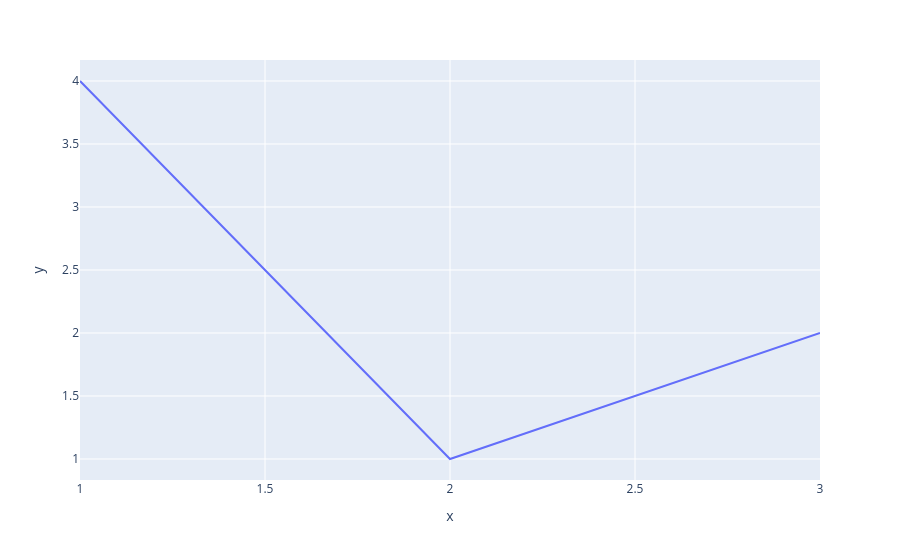

The code cell stored with this chart in its notebook:
### Code cell
import plotly.express as px

fig = px.line(x=[1, 2, 3], y=[4, 1, 2])
fig.show()

### Figure 1 — Plotly figure (JSON) as saved in the notebook; plotly's stock layout.template omitted (floating-point values rounded to 4 significant figures)
{"data": [{"hovertemplate": "x=%{x}<br>y=%{y}<extra></extra>", "legendgroup": "", "line": {"color": "#636efa", "dash": "solid"}, "marker": {"symbol": "circle"}, "mode": "lines", "name": "", "orientation": "v", "showlegend": false, "type": "scatter", "x": [1, 2, 3], "xaxis": "x", "y": [4, 1, 2], "yaxis": "y"}], "layout": {"legend": {"tracegroupgap": 0}, "margin": {"t": 60}, "xaxis": {"anchor": "y", "domain": [0, 1], "title": {"text": "x"}}, "yaxis": {"anchor": "x", "domain": [0, 1], "title": {"text": "y"}}}}
